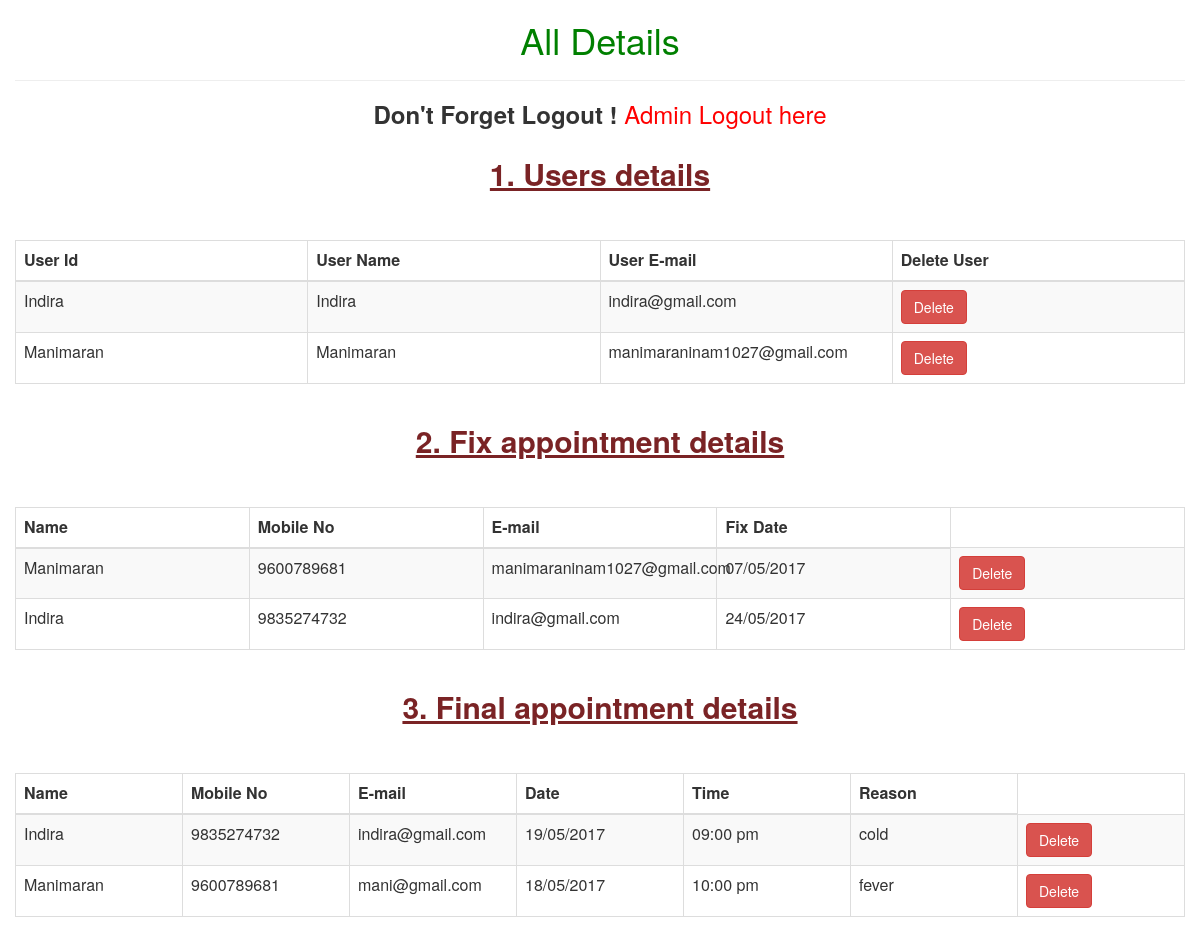
Screenshot of /login/view_users.php (signed in) with the database file from the repository.
### tables this page shows
CREATE TABLE IF NOT EXISTS `users` (
  `user_name` varchar(30) NOT NULL,
  `user_pass` varchar(30) NOT NULL,
  `user_email` varchar(30) NOT NULL
);

CREATE TABLE IF NOT EXISTS `fix_appointment` (
  `name` varchar(30) NOT NULL,
  `mobile` varchar(10) NOT NULL,
  `email` varchar(30) NOT NULL,
  `date` varchar(10) NOT NULL
);

CREATE TABLE IF NOT EXISTS `final_appointment` (
  `name` varchar(30) NOT NULL,
  `mobile` varchar(10) NOT NULL,
  `mail` varchar(30) NOT NULL,
  `date` varchar(10) NOT NULL,
  `time` varchar(10) NOT NULL,
  `reason` text NOT NULL
);

### login/view_users.php (the view, shortened to what this page needs)
<html>
<head lang="en">
</head>
<?php include('../bootstrap.php'); ?>
<body>
<div class="container-fluid">
<div class="table-scrol">
    <h1 align="center" style="color:green;">All Details</h1><hr>
<center><h3><b>Don't Forget Logout !</b> </b><a href="admin_logout.php" style="color:red;">Admin Logout here</a></h3></center>
<div class="table-responsive">
	<center><h2 style="color:#7a2325"><b><u>1. Users details</u></b></h2></center>
    <table class="table table-bordered table-hover table-striped" style="table-layout: fixed">
        <thead>
        <tr>
            <th>User Id</th>
            <th>User Name</th>
            <th>User E-mail</th>
            <th>Delete User</th>
        </tr>
        </thead>
        <?php
        include("database/db_conection.php");
        $view_users_query="select * from users";
        $run=mysqli_query($dbcon,$view_users_query);
        while($row=mysqli_fetch_array($run))
        {
            $user_id=$row[0];
            $user_name=$row[0];
            $user_email=$row[2];
        ?>
        <tr>
            <td><?php echo $user_id;  ?></td>
            <td><?php echo $user_name;  ?></td>
            <td><?php echo $user_email;  ?></td>
            <td><a href="delete.php?del=<?php echo $user_id ?>"><button class="btn btn-danger">Delete</button></a></td>
        </tr>
        <?php } ?>
    </table>
        </div>
<div class="table-responsive">
	<center><h2 style="color:#7a2325"><b><u>2. Fix appointment details</u></b></h2></center>
    <table class="table table-bordered table-hover table-striped" style="table-layout: fixed">
        <thead>
        <tr>
            <th>Name</th>
            <th>Mobile No</th>
			<th>E-mail</th>
            <th>Fix Date</th>
        </tr>
        </thead>
        <?php
        include("database/db_conection.php");
        $view_users_query="select * from fix_appointment";
        $run=mysqli_query($dbcon,$view_users_query);
        while($row=mysqli_fetch_array($run))
        {
            $fix_name=$row[0];
            $fix_mobile=$row[1];
            $fix_mail=$row[2];
            $fix_date=$row[3];
        ?>
        <tr>
            <td><?php echo $fix_name;  ?></td>
            <td><?php echo $fix_mobile;  ?></td>
            <td><?php echo $fix_mail;  ?></td>
            <td><?php echo $fix_date;  ?></td>
            <td><a href="delete.php?del_fix=<?php echo $fix_mail ?>"><button class="btn btn-danger">Delete</button></a></td>
        </tr>
        <?php } ?>
    </table>
        </div>
<div class="table-responsive">
	<center><h2 style="color:#7a2325"><b><u>3. Final appointment details</u></b></h2></center>
    <table class="table table-bordered table-hover table-striped" style="table-layout: fixed">
        <thead>
        <tr>
            <th>Name</th>
            <th>Mobile No</th>
			<th>E-mail</th>
            <th>Date</th>
            <th>Time</th>
            <th>Reason</th>
		</tr>
        </thead>
        <?php
        include("database/db_conection.php");
        $view_users_query="select * from final_appointment";
        $run=mysqli_query($dbcon,$view_users_query);
        while($row=mysqli_fetch_array($run))
        {
            $fix_name=$row[0];
            $fix_mobile=$row[1];
            $fix_mail=$row[2];
            $fix_date=$row[3];
            $fix_time=$row[4];
            $fix_reason=$row[5];
        ?>
        <tr>
            <td><?php echo $fix_name;  ?></td>
            <td><?php echo $fix_mobile;  ?></td>
            <td><?php echo $fix_mail;  ?></td>
            <td><?php echo $fix_date;  ?></td>
            <td><?php echo $fix_time;  ?></td>
            <td><?php echo $fix_reason;  ?></td>
            <td><a href="delete.php?del_final=<?php echo $fix_mail ?>"><button class="btn btn-danger">Delete</button></a></td>
        </tr>
        <?php } ?>
    </table>
        </div>
</div>
</div>
</body>
</html>

### bootstrap.php (shortened to what this page needs)
<?php
$home_dir ="http://localhost/yoga_site";
?>
  <link rel="stylesheet" href="<?php echo $home_dir?>/bootstrap/css/bootstrap.min.css">

### login/view_users.php (style rules this page uses)
.table { margin-top: 50px; }

### rows the page displays
users: user_name "Indira", user_email "indira@gmail.com"
users: user_name "Manimaran", user_email "manimaraninam1027@gmail.com"
fix_appointment: name "Manimaran", mobile "9600789681", email "manimaraninam1027@gmail.com", date "07/05/2017"
fix_appointment: name "Indira", mobile "9835274732", email "indira@gmail.com", date "24/05/2017"
final_appointment: name "Indira", mobile "9835274732", mail "indira@gmail.com", date "19/05/2017", time "09:00 pm", reason "cold"
final_appointment: name "Manimaran", mobile "9600789681", mail "mani@gmail.com", date "18/05/2017", time "10:00 pm", reason "fever"
